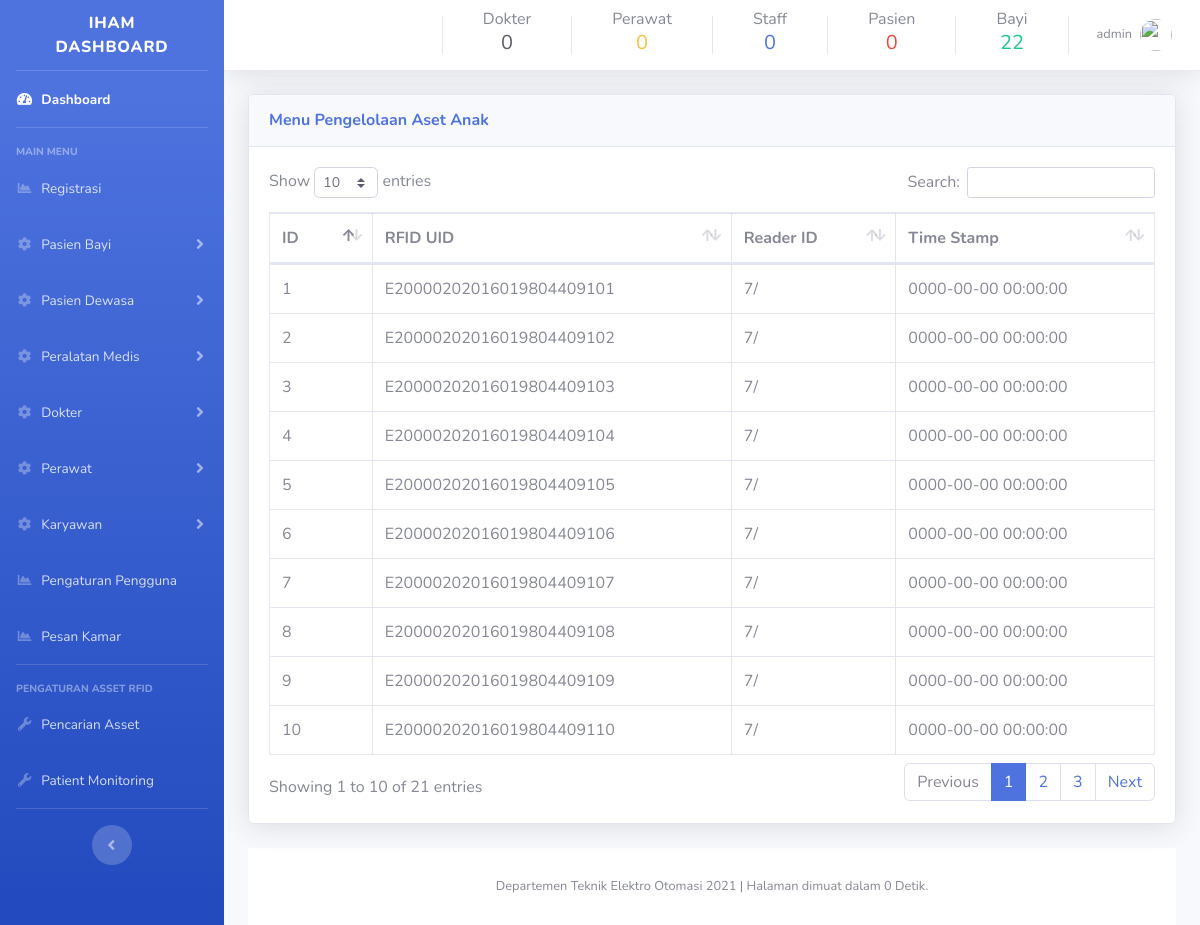
/baca-tag.php (signed in), run on the app's committed database.
### tables this page shows
CREATE TABLE `tb_reader_scan` (
  `id` int(100) NOT NULL,
  `rfid_uid` varchar(100) NOT NULL,
  `nama` varchar(100) NOT NULL,
  `reader_id` varchar(2) NOT NULL,
  `timestamp` timestamp NOT NULL DEFAULT current_timestamp() ON UPDATE current_timestamp()
);

### baca-tag.php (the view, shortened to what this page needs)
<?php
include('security.php');
include('includes/header.php');
include('includes/navbar.php');
include('database/dbconfig.php')
?>
<div class="container-fluid">
<div class="card shadow mb-4">
  <div class="card-header py-3">
    <h6 class="m-0 font-weight-bold text-primary">Menu Pengelolaan Aset Anak
    </h6>
  </div>
<div class="card-body">
    <div class="table-responsive">
    <?php
    $query = "SELECT * FROM tb_reader_scan";
    $query_run = mysqli_query($connection, $query);
    ?>
      <table class="table table-bordered" id="tabelasetbayi" width="100%" cellspacing="0">
        <thead>
          <tr>
          <th>ID </th>
            <th>RFID UID</th>
            <th>Reader ID</th>
            <th>Time Stamp</th>
          </tr>
        </thead>
        <tbody>
        <?php
        if(mysqli_num_rows($query_run) > 0 )
        {
          while($row = mysqli_fetch_assoc($query_run))
          {
            ?>
          <tr>
          <td><?php echo $row['id']; ?></td>
            <td><?php echo $row['rfid_uid']; ?></td>
            <td><?php echo $row['reader_id']; ?></td>
            <td><?php echo $row['timestamp']; ?></td>
            </div>
          <?php
          }
        }
        else {
          echo "Data tidak ditemukan";
        }
        ?>
<?php
include('includes/scripts.php');
include('includes/footer.php');
?>

### includes/header.php (shortened to what this page needs)
<!DOCTYPE html>
<html lang="en">
<?php
function get_time() {
    $time = microtime();
    $time = explode(' ', $time);
    $time = $time[1] + $time[0];
    return $time;
}
$start = get_time();
?>
<head>
  <link href="vendor/fontawesome-free/css/all.min.css" rel="stylesheet" type="text/css">
  <link href="css/googlefont.css" rel="stylesheet">
  <link href="css/sb-admin-2.min.css" rel="stylesheet">
  <link href="css/tambahan.css" rel="stylesheet">
</head>
<body id="page-top">
  <div id="wrapper">

### includes/navbar.php (shortened to what this page needs)
<?php
include_once('code.php');
?>
   <ul class="navbar-nav bg-gradient-primary sidebar sidebar-dark accordion" id="accordionSidebar">
<a class="sidebar-brand d-flex align-items-center justify-content-center" href="index.php">
  <div class="sidebar-brand-text mx-3">IHAM Dashboard</div>
</a>
<hr class="sidebar-divider my-0">
<li class="nav-item active">
  <a class="nav-link" href="index.php">
    <i class="fas fa-fw fa-tachometer-alt"></i>
    <span>Dashboard</span></a>
</li>
<hr class="sidebar-divider">
<div class="sidebar-heading">
  Main Menu
</div>
<li class="nav-item">
  <a class="nav-link" href="registrasi.php">
    <i class="fas fa-fw fa-chart-area"></i>
    <span>Registrasi</span></a>
</li>
<li class="nav-item">
  <a class="nav-link collapsed" href="#" data-toggle="collapse" data-target="#sidebarbayi" aria-expanded="true" aria-controls="kolapsitem1">
    <i class="fas fa-fw fa-cog"></i>
    <span>Pasien Bayi</span>
  </a>
</li>
<li class="nav-item">
  <a class="nav-link collapsed" href="#" data-toggle="collapse" data-target="#sidebardewasa" aria-expanded="true" aria-controls="kolapsitem1">
    <i class="fas fa-fw fa-cog"></i>
    <span>Pasien Dewasa</span>
  </a>
</li>
<li class="nav-item">
  <a class="nav-link collapsed" href="#" data-toggle="collapse" data-target="#sidebarmedis" aria-expanded="true" aria-controls="collapseTwo">
    <i class="fas fa-fw fa-cog"></i>
    <span>Peralatan Medis</span>
  </a>
</li>
<li class="nav-item">
  <a class="nav-link collapsed" href="#" data-toggle="collapse" data-target="#sidebardokter" aria-expanded="true" aria-controls="collapseTwo">
    <i class="fas fa-fw fa-cog"></i>
    <span>Dokter</span>
  </a>
</li>
<li class="nav-item">
  <a class="nav-link collapsed" href="#" data-toggle="collapse" data-target="#sidebarperawat" aria-expanded="true" aria-controls="collapseTwo">
    <i class="fas fa-fw fa-cog"></i>
    <span>Perawat</span>
  </a>
</li>
<li class="nav-item">
  <a class="nav-link collapsed" href="#" data-toggle="collapse" data-target="#sidebarkaryawan" aria-expanded="true" aria-controls="collapseTwo">
    <i class="fas fa-fw fa-cog"></i>
    <span>Karyawan</span>
  </a>
</li>
<li class="nav-item">
  <a class="nav-link" href="pengaturan-pengguna.php">
    <i class="fas fa-fw fa-chart-area"></i>
    <span>Pengaturan Pengguna</span></a>
</li>
<li class="nav-item">
  <a class="nav-link" href="pesan-ruang.php">
    <i class="fas fa-fw fa-chart-area"></i>
    <span>Pesan Kamar</span></a>
</li>
<hr class="sidebar-divider">
<div class="sidebar-heading">
  Pengaturan Asset RFID
</div>
<li class="nav-item">
  <a class="nav-link" href="baca-tag.php">
    <i class="fas fa-fw fa-wrench"></i>
    <span>Pencarian Asset</span></a>
</li>
<li class="nav-item">
  <a class="nav-link" href="status-asset.php">
    <i class="fas fa-fw fa-wrench"></i>
    <span>Patient Monitoring</span></a>
</li>
<hr class="sidebar-divider d-none d-md-block">
<div class="text-center d-none d-md-inline">
  <button class="rounded-circle border-0" id="sidebarToggle"></button>
</div>
</ul>
    <div id="content-wrapper" class="d-flex flex-column">
      <div id="content">
        <nav class="navbar navbar-expand navbar-light bg-white topbar mb-4 static-top shadow">
          <ul class="navbar-nav ml-auto">
<div class="container my-auto">
<div class="copyright text-center my-auto">
<a href="daftar-dokter.php"  style="text-decoration:none;" class="text-secondary">
 Dokter
  <?php
              $query = "SELECT id FROM tb_dokter ORDER BY id";
              $query_run = mysqli_query($connection, $query);
              $row = mysqli_num_rows($query_run);
              echo '<h5 class="text-dark">'.$row.'</h5>';
              ?>
</a>
</div>
</div>
<div class="container my-auto">
<div class="copyright text-center my-auto">
<a href="daftar-perawat.php"  style="text-decoration:none;" class="text-secondary">
 Perawat
  <?php
              $query = "SELECT id FROM tb_perawat ORDER BY id";
              $query_run = mysqli_query($connection, $query);
              $row = mysqli_num_rows($query_run);
              echo '<h5 class="text-warning">'.$row.'</h5>';
              ?>
</a>
</div>
</div>
<div class="container my-auto">
<div class="copyright text-center my-auto">
<a href="daftar-karyawan.php"  style="text-decoration:none;" class="text-secondary">
 Staff
  <?php
              $query = "SELECT id FROM tb_non_medis ORDER BY id";
              $query_run = mysqli_query($connection, $query);
              $row = mysqli_num_rows($query_run);
              echo '<h5 class="text-primary">'.$row.'</h5>';
              ?>
</a>
</div>
</div>
<div class="container my-auto">
<div class="copyright text-center my-auto">
<a href="daftar-pasien.php"  style="text-decoration:none;" class="text-secondary">
  Pasien
  <?php
              $query = "SELECT id FROM tb_pasien_dewasa ORDER BY id";
              $query_run = mysqli_query($connection, $query);
              $row = mysqli_num_rows($query_run);
              echo '<h5 class="text-danger">'.$row.'</h5>';
              ?>
</a>
</div>
</div>
<div class="container my-auto">
<div class="copyright text-center my-auto">
<a href="daftar-bayi.php"  style="text-decoration:none;" class="text-secondary">
Bayi
              <?php
              $query = "SELECT id FROM tb_stat_anak ORDER BY id";
              $query_run = mysqli_query($connection, $query);
              $row = mysqli_num_rows($query_run);
              echo '<h5 class="text-success">'.$row.'</h5>';
              ?>
</a>
</div>
</div>
            <li class="nav-item dropdown no-arrow">
              <a class="nav-link dropdown-toggle" href="#" id="userDropdown" role="button" data-toggle="dropdown" aria-haspopup="true" aria-expanded="false">
                <span class="mr-2 d-none d-lg-inline text-gray-600 small">
              <?php
               echo $_SESSION['username'];
              ?>
                </span>
                <img class="img-profile rounded-circle" src="">
              </a>
            </li>
          </ul>
        </nav>

### includes/scripts.php (shortened to what this page needs)
<link href="vendor/datatables/dataTables.bootstrap4.min.css" rel="stylesheet">
<link href="vendor/fontawesome-free/css/all.min.css" rel="stylesheet" type="text/css">

### includes/footer.php (shortened to what this page needs)
      <footer class="sticky-footer bg-white">
        <div class="container my-auto">
          <div class="copyright text-center my-auto">
            <span>Departemen Teknik Elektro Otomasi 2021</span>
            |
            <span>
            <?php
            $finish = get_time();
            $total_time = round(($finish - $start), 4);
            echo 'Halaman dimuat dalam '.$total_time.' Detik.';
            ?>
          </div>
        </div>
      </footer>
</body>
</html>

### data on the page
tb_reader_scan: id "1", rfid_uid "E20000202016019804409101", reader "7/", timestamp "0000-00-00 00:00:00"
tb_reader_scan: id "2", rfid_uid "E20000202016019804409102", reader "7/", timestamp "0000-00-00 00:00:00"
tb_reader_scan: id "3", rfid_uid "E20000202016019804409103", reader "7/", timestamp "0000-00-00 00:00:00"
tb_reader_scan: id "4", rfid_uid "E20000202016019804409104", reader "7/", timestamp "0000-00-00 00:00:00"
tb_reader_scan: id "5", rfid_uid "E20000202016019804409105", reader "7/", timestamp "0000-00-00 00:00:00"
tb_reader_scan: id "6", rfid_uid "E20000202016019804409106", reader "7/", timestamp "0000-00-00 00:00:00"
tb_reader_scan: id "7", rfid_uid "E20000202016019804409107", reader "7/", timestamp "0000-00-00 00:00:00"
tb_reader_scan: id "8", rfid_uid "E20000202016019804409108", reader "7/", timestamp "0000-00-00 00:00:00"
tb_reader_scan: id "9", rfid_uid "E20000202016019804409109", reader "7/", timestamp "0000-00-00 00:00:00"
tb_reader_scan: id "10", rfid_uid "E20000202016019804409110", reader "7/", timestamp "0000-00-00 00:00:00"

### other printed values
$row "0"
$row "22"
$_SESSION['username'] "admin"
$total_time "0"
